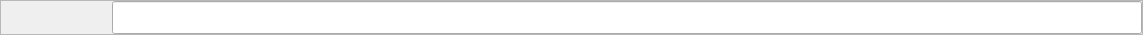
<?xml version="1.0" encoding="UTF-8"?>
<ui version="4.0">
 <class>SVUserManualDialog</class>
 <widget class="QWidget" name="SVUserManualDialog">
  <property name="geometry">
   <rect>
    <x>0</x>
    <y>0</y>
    <width>1143</width>
    <height>35</height>
   </rect>
  </property>
  <property name="windowTitle">
   <string>SIMPLView Help</string>
  </property>
  <layout class="QGridLayout" name="gridLayout">
   <property name="leftMargin">
    <number>0</number>
   </property>
   <property name="topMargin">
    <number>0</number>
   </property>
   <property name="rightMargin">
    <number>0</number>
   </property>
   <property name="bottomMargin">
    <number>0</number>
   </property>
   <property name="spacing">
    <number>0</number>
   </property>
   <item row="0" column="0">
    <widget class="QFrame" name="frame">
     <property name="styleSheet">
      <string notr="true">QFrame {
	border-bottom: 2px solid;
	border-bottom-color: rgb(82, 82, 82);
}</string>
     </property>
     <property name="frameShape">
      <enum>QFrame::StyledPanel</enum>
     </property>
     <property name="frameShadow">
      <enum>QFrame::Raised</enum>
     </property>
     <layout class="QHBoxLayout" name="horizontalLayout">
      <property name="spacing">
       <number>5</number>
      </property>
      <property name="leftMargin">
       <number>0</number>
      </property>
      <property name="topMargin">
       <number>0</number>
      </property>
      <property name="rightMargin">
       <number>0</number>
      </property>
      <property name="bottomMargin">
       <number>0</number>
      </property>
      <item>
       <widget class="QtSHoverButton" name="backBtn">
        <property name="sizePolicy">
         <sizepolicy hsizetype="Fixed" vsizetype="Fixed">
          <horstretch>0</horstretch>
          <verstretch>0</verstretch>
         </sizepolicy>
        </property>
        <property name="minimumSize">
         <size>
          <width>32</width>
          <height>32</height>
         </size>
        </property>
        <property name="maximumSize">
         <size>
          <width>32</width>
          <height>32</height>
         </size>
        </property>
        <property name="toolTip">
         <string>Show the previous page</string>
        </property>
        <property name="statusTip">
         <string>Show the previous page</string>
        </property>
        <property name="text">
         <string/>
        </property>
        <property name="icon">
         <iconset resource="../../icons/images/Icons.qrc">
          <normaloff>:/navigate_left.png</normaloff>:/navigate_left.png</iconset>
        </property>
        <property name="iconSize">
         <size>
          <width>32</width>
          <height>32</height>
         </size>
        </property>
        <property name="flat">
         <bool>true</bool>
        </property>
       </widget>
      </item>
      <item>
       <widget class="QtSHoverButton" name="forwardBtn">
        <property name="sizePolicy">
         <sizepolicy hsizetype="Fixed" vsizetype="Fixed">
          <horstretch>0</horstretch>
          <verstretch>0</verstretch>
         </sizepolicy>
        </property>
        <property name="minimumSize">
         <size>
          <width>32</width>
          <height>32</height>
         </size>
        </property>
        <property name="maximumSize">
         <size>
          <width>32</width>
          <height>32</height>
         </size>
        </property>
        <property name="toolTip">
         <string>Show the next page</string>
        </property>
        <property name="statusTip">
         <string>Show the next page</string>
        </property>
        <property name="text">
         <string/>
        </property>
        <property name="icon">
         <iconset resource="../../icons/images/Icons.qrc">
          <normaloff>:/navigate_right.png</normaloff>:/navigate_right.png</iconset>
        </property>
        <property name="iconSize">
         <size>
          <width>32</width>
          <height>32</height>
         </size>
        </property>
        <property name="flat">
         <bool>true</bool>
        </property>
       </widget>
      </item>
      <item>
       <widget class="QtSHoverButton" name="refreshBtn">
        <property name="sizePolicy">
         <sizepolicy hsizetype="Fixed" vsizetype="Fixed">
          <horstretch>0</horstretch>
          <verstretch>0</verstretch>
         </sizepolicy>
        </property>
        <property name="minimumSize">
         <size>
          <width>32</width>
          <height>32</height>
         </size>
        </property>
        <property name="maximumSize">
         <size>
          <width>32</width>
          <height>32</height>
         </size>
        </property>
        <property name="toolTip">
         <string>Reload this page</string>
        </property>
        <property name="statusTip">
         <string>Reload this page</string>
        </property>
        <property name="text">
         <string/>
        </property>
        <property name="icon">
         <iconset resource="../../icons/images/Icons.qrc">
          <normaloff>:/reload.png</normaloff>:/reload.png</iconset>
        </property>
        <property name="iconSize">
         <size>
          <width>32</width>
          <height>32</height>
         </size>
        </property>
        <property name="flat">
         <bool>true</bool>
        </property>
       </widget>
      </item>
      <item>
       <widget class="QLineEdit" name="urlLineEdit">
        <property name="sizePolicy">
         <sizepolicy hsizetype="Preferred" vsizetype="Preferred">
          <horstretch>0</horstretch>
          <verstretch>0</verstretch>
         </sizepolicy>
        </property>
        <property name="styleSheet">
         <string notr="true"/>
        </property>
       </widget>
      </item>
     </layout>
    </widget>
   </item>
  </layout>
 </widget>
 <customwidgets>
  <customwidget>
   <class>QtSHoverButton</class>
   <extends>QPushButton</extends>
   <header location="global">QtSHoverButton.h</header>
  </customwidget>
 </customwidgets>
 <resources>
  <include location="../../icons/images/Icons.qrc"/>
 </resources>
 <connections/>
</ui>
